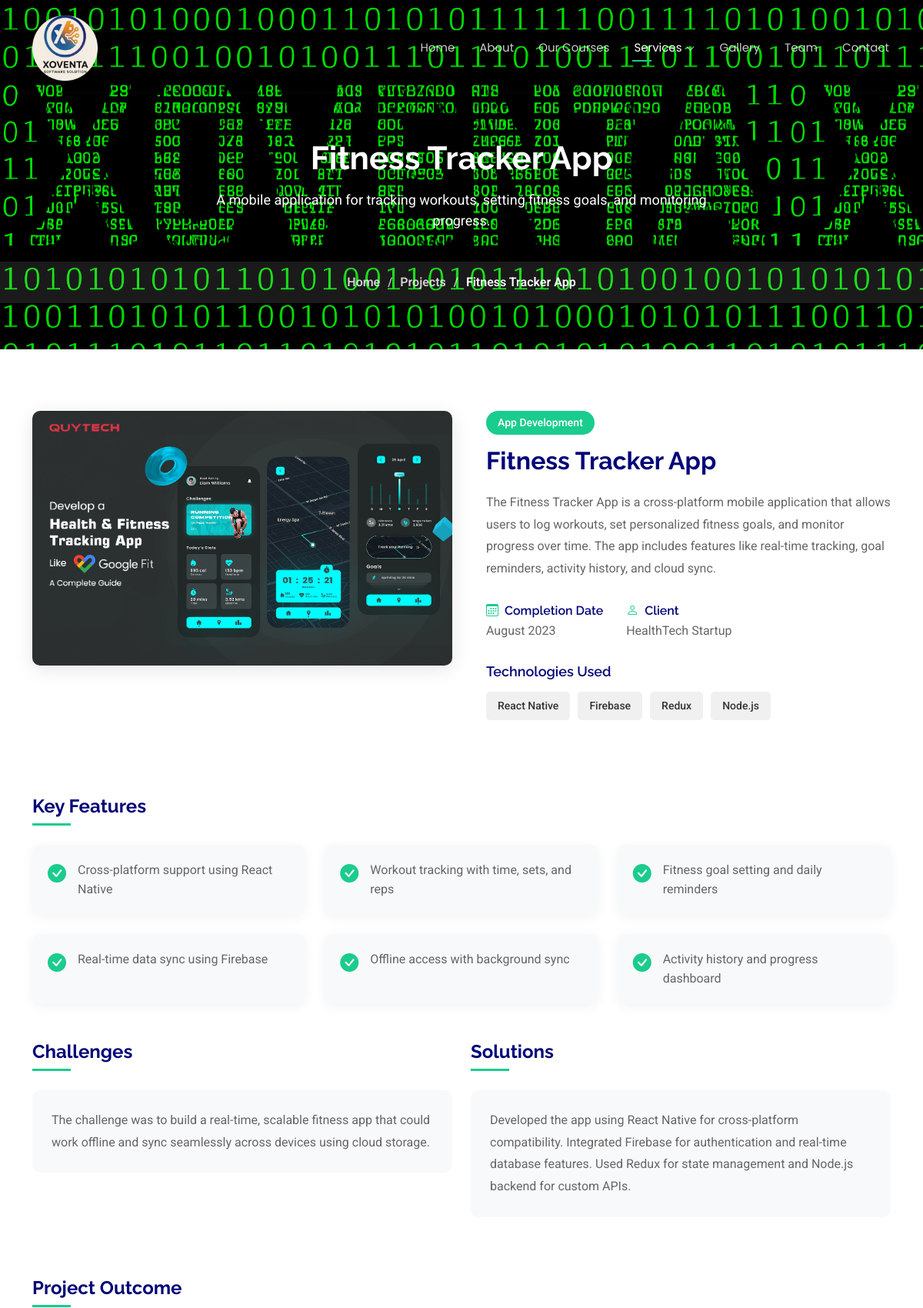
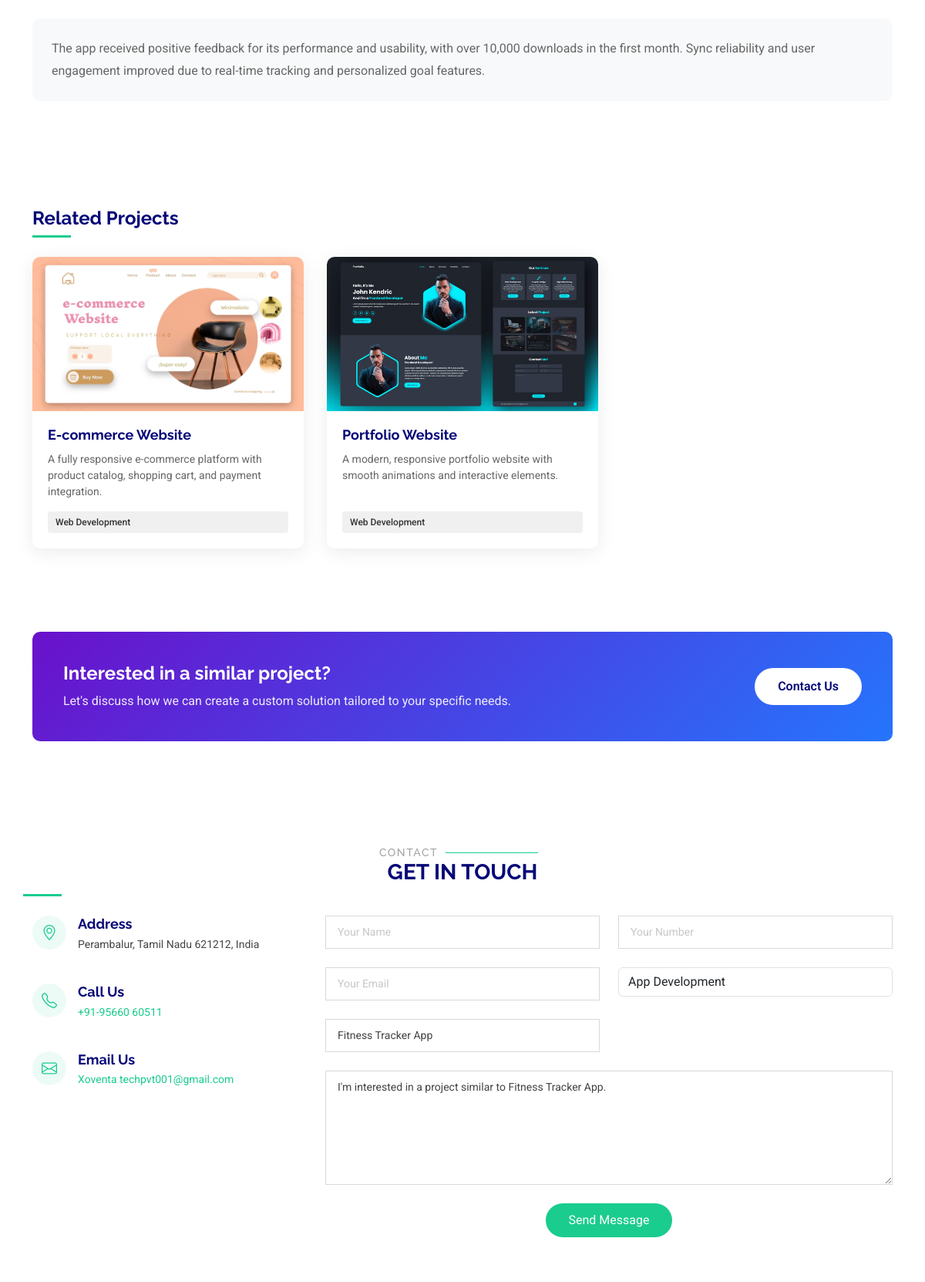
Page /php/project_details.php?id=4 (upper part) on the committed database (2 pictures, top to bottom).
### tables this page shows
CREATE TABLE IF NOT EXISTS projects (
  id INT AUTO_INCREMENT PRIMARY KEY,
  title VARCHAR(255) NOT NULL,
  short_description TEXT NOT NULL,
  full_description TEXT NOT NULL,
  category VARCHAR(100) NOT NULL,
  image_url VARCHAR(255) NOT NULL,
  gallery_images TEXT,
  completion_date VARCHAR(100),
  client VARCHAR(255),
  challenges TEXT,
  solutions TEXT,
  outcome TEXT,
  related_projects VARCHAR(255)
);

### php/project_details.php (the view, shortened to what this page needs)
<?php
require_once 'db-connection.php';
$project_id = isset($_GET['id']) ? $_GET['id'] : '';
$sql = "SELECT * FROM projects WHERE id = ?";
$stmt = $conn->prepare($sql);
$stmt->bind_param("i", $project_id);
$stmt->execute();
$result = $stmt->get_result();
$project = $result->fetch_assoc();
$tech_sql = "SELECT tech_name FROM project_technologies WHERE project_id = ?";
$tech_stmt = $conn->prepare($tech_sql);
$tech_stmt->bind_param("i", $project_id);
$tech_stmt->execute();
$tech_result = $tech_stmt->get_result();
$technologies = [];
while ($tech = $tech_result->fetch_assoc()) {
    $technologies[] = $tech['tech_name'];
}
$features_sql = "SELECT feature_text FROM project_features WHERE project_id = ?";
$features_stmt = $conn->prepare($features_sql);
$features_stmt->bind_param("i", $project_id);
$features_stmt->execute();
$features_result = $features_stmt->get_result();
$features = [];
while ($feature = $features_result->fetch_assoc()) {
    $features[] = $feature['feature_text'];
}
$related_projects = [];
if (!empty($project['related_projects'])) {
    $related_ids = explode(',', $project['related_projects']);
    foreach ($related_ids as $related_id) {
        $related_sql = "SELECT id, title, short_description, image_url, category FROM projects WHERE id = ?";
        $related_stmt = $conn->prepare($related_sql);
        $related_stmt->bind_param("i", $related_id);
        $related_stmt->execute();
        $related_result = $related_stmt->get_result();
        if ($related_result->num_rows > 0) {
            $related_projects[] = $related_result->fetch_assoc();
        }
    }
}
?>
<!DOCTYPE html>
<html lang="en">
<head>
  <link href="../assets/vendor/bootstrap/css/bootstrap.min.css" rel="stylesheet">
  <link href="../assets/vendor/bootstrap-icons/bootstrap-icons.css" rel="stylesheet">
  <link href="../assets/vendor/aos/aos.css" rel="stylesheet">
  <link href="../assets/vendor/glightbox/css/glightbox.min.css" rel="stylesheet">
  <link href="../assets/vendor/swiper/swiper-bundle.min.css" rel="stylesheet">
  <link href="../assets/css/main.css" rel="stylesheet">
  <link href="../assets/css/projects.css" rel="stylesheet">
  <link href="../assets/css/project-details.css" rel="stylesheet">
</head>
<body>
  <header id="header" class="header d-flex align-items-center fixed-top">
    <div class="container-fluid container-xl position-relative d-flex align-items-center justify-content-between">
      <a href="../html/index.html" class="logo d-flex align-items-center">
        <img src="../assets/img/logo.png" alt="">
      </a>
      <nav id="navmenu" class="navmenu">
        <ul>
          <li><a href="../html/index.html">Home</a></li>
          <li><a href="../html/index.html#about">About</a></li>
          <li><a href="../html/index.html#features">Our Courses</a></li>
          <li class="dropdown"><a href="#" class="active"><span>Services</span> <i class="bi bi-chevron-down toggle-dropdown"></i></a>
          </li>
          <li><a href="../html/index.html#gallery">Gallery</a></li>
          <li><a href="../html/index.html#team">Team</a></li>
          <li><a href="../html/index.html#contact">Contact</a></li>
        </ul>
      </nav>
    </div>
  </header>
  <main class="main">
    <section class="page-title">
      <div class="heading">
        <div class="container">
          <h1 class="animate-title"><?php echo htmlspecialchars($project['title']); ?></h1>
          <p class="animate-subtitle"><?php echo htmlspecialchars($project['short_description']); ?></p>
        </div>
      </div>
      <nav>
        <div class="container">
          <ol>
            <li><a href="../html/index.html">Home</a></li>
            <li><a href="../html/projects.html">Projects</a></li>
            <li><?php echo htmlspecialchars($project['title']); ?></li>
          </ol>
        </div>
      </nav>
    </section>
    <section id="project-details" class="project-details section">
      <div class="container" data-aos="fade-up">
        <div class="row">
          <div class="col-lg-6">
            <div class="project-image-container">
              <img src="../<?php echo htmlspecialchars($project['image_url']); ?>" alt="<?php echo htmlspecialchars($project['title']); ?>" class="img-fluid project-main-image">
            </div>
          </div>
          <div class="col-lg-6">
            <div class="project-info-container">
              <div class="project-category-badge">
                <?php echo htmlspecialchars($project['category']); ?>
              </div>
              <h2 class="project-title"><?php echo htmlspecialchars($project['title']); ?></h2>
              <div class="project-description">
                <?php echo nl2br(htmlspecialchars($project['full_description'])); ?>
              </div>
              <div class="project-meta">
                <div class="meta-item">
                  <h3><i class="bi bi-calendar3"></i> Completion Date</h3>
                  <p><?php echo htmlspecialchars($project['completion_date']); ?></p>
                </div>
                <div class="meta-item">
                  <h3><i class="bi bi-person"></i> Client</h3>
                  <p><?php echo htmlspecialchars($project['client']); ?></p>
                </div>
              </div>
              <div class="project-technologies">
                <h3>Technologies Used</h3>
                <div class="tech-tags">
                  <?php foreach ($technologies as $tech): ?>
                  <span class="tech-tag"><?php echo htmlspecialchars($tech); ?></span>
                  <?php endforeach; ?>
                </div>
              </div>
            </div>
          </div>
        </div>
        <div class="row mt-5">
          <div class="col-12">
            <div class="project-features">
              <h3 class="section-title">Key Features</h3>
              <div class="features-grid">
                <?php foreach ($features as $index => $feature): ?>
                <div class="feature-item" data-aos="fade-up" data-aos-delay="<?php echo 100 + ($index * 50); ?>">
                  <div class="feature-icon">
                    <i class="bi bi-check-circle-fill"></i>
                  </div>
                  <div class="feature-text">
                    <?php echo htmlspecialchars($feature); ?>
                  </div>
                </div>
                <?php endforeach; ?>
              </div>
            </div>
          </div>
        </div>
        <?php if (!empty($project['challenges']) && !empty($project['solutions'])): ?>
        <div class="row mt-5">
          <div class="col-lg-6" data-aos="fade-up" data-aos-delay="100">
            <div class="challenges-section">
              <h3 class="section-title">Challenges</h3>
              <div class="content-box">
                <?php echo nl2br(htmlspecialchars($project['challenges'])); ?>
              </div>
            </div>
          </div>
          <div class="col-lg-6" data-aos="fade-up" data-aos-delay="200">
            <div class="solutions-section">
              <h3 class="section-title">Solutions</h3>
              <div class="content-box">
                <?php echo nl2br(htmlspecialchars($project['solutions'])); ?>
              </div>
            </div>
          </div>
        </div>
        <?php endif; ?>
        <?php if (!empty($project['outcome'])): ?>
        <div class="row mt-5">
          <div class="col-12" data-aos="fade-up" data-aos-delay="300">
            <div class="outcome-section">
              <h3 class="section-title">Project Outcome</h3>
              <div class="content-box">
                <?php echo nl2br(htmlspecialchars($project['outcome'])); ?>
              </div>
            </div>
          </div>
        </div>
        <?php endif; ?>
        <?php if (!empty($related_projects)): ?>
        <div class="row mt-5">
          <div class="col-12">
            <div class="related-projects">
              <h3 class="section-title">Related Projects</h3>
              <div class="projects-grid">
                <?php foreach ($related_projects as $related): ?>
                <div class="project-card" data-aos="fade-up" data-aos-delay="100">
                  <div class="project-image">
                    <img src="../<?php echo htmlspecialchars($related['image_url']); ?>" alt="<?php echo htmlspecialchars($related['title']); ?>">
                  </div>
                  <div class="project-info">
                    <h4><?php echo htmlspecialchars($related['title']); ?></h4>
                    <p><?php echo htmlspecialchars($related['short_description']); ?></p>
                    <div class="project-category"><?php echo htmlspecialchars($related['category']); ?></div>
                  </div>
                </div>
                <?php endforeach; ?>
              </div>
            </div>
          </div>
        </div>
        <?php endif; ?>
        <div class="row mt-5">
          <div class="col-12">
            <div class="project-cta" data-aos="fade-up">
              <div class="cta-content">
                <h3>Interested in a similar project?</h3>
                <p>Let's discuss how we can create a custom solution tailored to your specific needs.</p>
              </div>
              <div class="cta-button">
                <a href="#contact" class="btn-get-started">Contact Us</a>
              </div>
            </div>
          </div>
        </div>
      </div>
    </section>
    <section id="contact" class="contact section">
      <div class="container section-title text-center" data-aos="fade-up">
        <h2>Contact</h2>
        <div><span>Get in</span> <span class="description-title">Touch</span></div>
      </div>
      <div class="container" data-aos="fade" data-aos-delay="100">
        <div class="row gy-4">
          <div class="col-lg-4">
            <div class="info-item d-flex" data-aos="fade-up" data-aos-delay="200">
              <i class="bi bi-geo-alt flex-shrink-0"></i>
              <div>
                <h3>Address</h3>
                <p>Perambalur, Tamil Nadu 621212, India</p>
              </div>
            </div>
            <div class="info-item d-flex" data-aos="fade-up" data-aos-delay="300">
              <i class="bi bi-telephone flex-shrink-0"></i>
              <div>
                <h3>Call Us</h3>
                <p>
                  <a href="tel:+919566060511" class="call-link">+91-95660 60511</a>
                </p>
              </div>
            </div>
            <div class="info-item d-flex" data-aos="fade-up" data-aos-delay="400">
              <i class="bi bi-envelope flex-shrink-0"></i>
              <div>
                <h3>Email Us</h3>
                <p>
                  <a href="mailto:Xoventa techpvt001@gmail.com" class="email-link">Xoventa techpvt001@gmail.com</a>
                </p>
              </div>
            </div>
          </div>
          <div class="col-lg-8">
          <form action="project_contact.php" method="post" class="php-email-form" data-aos="fade-up" data-aos-delay="200">
            <div class="row gy-4">
              <div class="col-md-6">
                <input type="text" name="name" class="form-control" id="name" placeholder="Your Name" required="">
              </div>
              <div class="col-md-6">
                <input type="text" class="form-control" name="number" id="number" placeholder="Your Number" required="">
              </div>
              <div class="col-md-6">
                <input type="email" class="form-control" name="email" id="email" placeholder="Your Email" required="">
              </div>
              <div class="col-md-6">
                <select class="form-control" name="project_type" id="project_type" required="">
                  <option value="<?php echo htmlspecialchars($project['category']); ?>" selected>
                    <?php echo htmlspecialchars($project['category']); ?>
                  </option>
                </select>
              </div>
              <div class="col-md-6">
                <input type="text" class="form-control" name="project_title" id="project_title" placeholder="Project Title" value="<?php echo htmlspecialchars($project['title']); ?>" required="">
              </div>
              <div class="col-md-12">
                <textarea class="form-control" name="message" id="message" rows="6" placeholder="Project Details" required="">I'm interested in a project similar to <?php echo htmlspecialchars($project['title']); ?>.</textarea>
              </div>
              <div class="col-md-12 text-center">
                <button type="submit" name="submit">Send Message</button>
              </div>
            </div>
          </form>
          </div>
        </div>
      </div>
    </section>
  </main>
</body>
</html>

### assets/css/projects.css (style rules this page uses)
.page-title { background: linear-gradient(135deg, #6a11cb 0%, #2575fc 100%); color: #ffffff; padding-top: 120px; overflow: hidden; }
.page-title { background-image: url('../img/xx.png'); background-repeat: repeat-x; background-position: 0% center; color: #ffffff; padding-top: 120px; overflow: hidden; animation: fadeInBackground 1s ease-out forwards, moveBackground 10s linear infinite; }
.page-title .heading { padding: 60px 0 40px 0; text-align: center; opacity: 0; transform: translateY(50px); animation: slideUp 1s ease-out 0.5s forwards; }
.page-title .heading h1 { color: #ffffff; font-size: 42px; font-weight: 700; margin-bottom: 15px; }
.page-title .heading p { font-size: 18px; max-width: 700px; margin: 0 auto; }
.page-title nav { background-color: rgba(255, 255, 255, 0.1); padding: 15px 0; opacity: 0; transform: translateY(30px); animation: slideUp 1s ease-out 0.8s forwards; }
.page-title nav ol { display: flex; justify-content: center; list-style: none; margin: 0; padding: 0; font-size: 16px; }
.page-title nav ol li + li { padding-left: 10px; }
.page-title nav ol li + li::before { content: "/"; display: inline-block; padding-right: 10px; color: rgba(255, 255, 255, 0.7); }
.page-title nav ol li a { color: rgba(255, 255, 255, 0.8); transition: 0.3s; }
.page-title .heading { padding: 60px 0 40px 0; text-align: center; }
.animate-title { opacity: 0; transform: translateY(30px); animation: fadeInUp 0.8s ease-out 0.2s forwards; }
.animate-subtitle { opacity: 0; transform: translateY(20px); animation: fadeInUp 0.8s ease-out 0.4s forwards; }
.page-title nav { background-color: rgba(255, 255, 255, 0.1); padding: 15px 0; }
.projects-grid { display: grid; grid-template-columns: repeat(auto-fill, minmax(350px, 1fr)); gap: 30px; }
.project-card { background-color: #ffffff; border-radius: 10px; overflow: hidden; box-shadow: 0 5px 25px rgba(0, 0, 0, 0.08); transition: all 0.3s ease; height: 100%; display: flex; flex-direction: column; }
.project-image { position: relative; overflow: hidden; height: 220px; }
.project-image img { width: 100%; height: 100%; object-fit: cover; transition: transform 0.5s ease; }
.project-info { padding: 25px; flex-grow: 1; display: flex; flex-direction: column; }
.project-info h4 { font-size: 20px; font-weight: 700; margin-bottom: 15px; color: #040677; }
.project-info p { color: #666; margin-bottom: 20px; flex-grow: 1; }
.project-category { display: inline-block; background-color: #1acc8d; color: #fff; padding: 5px 15px; border-radius: 50px; font-size: 14px; font-weight: 500; }

### rows in the picture
projects: title "Fitness Tracker App", short_description "A mobile application for tracking workouts, setting fitness goals, and monitoring progress.", image_url (picture), category "App Development", full_description "The Fitness Tracker App is a cross-platform mobile application that allows users to log workouts, set personalized fitness goals, and monitor progress over time. The app includes features like real-time tracking, goal reminders, activity history, and cloud sync.", completion_date "August 2023", client "HealthTech Startup", challenges "The challenge was to build a real-time, scalable fitness app that could work offline and sync seamlessly across devices using cloud storage.", solutions "Developed the app using React Native for cross-platform compatibility. Integrated Firebase for authentication and real-time database features. Used Redux for state management and Node.js backend for custom APIs.", outcome "The app received positive feedback for its performance and usability, with over 10,000 downloads in the first month. Sync reliability and user engagement improved due to real-time tracking and personalized goal features.", project_type "App Development", project_title "Fitness Tracker App", message "I'm interested in a project similar to Fitness Tracker App."
projects: image_url (picture), title "E-commerce Website", short_description "A fully responsive e-commerce platform with product catalog, shopping cart, and payment integration.", category "Web Development"
projects: image_url (picture), title "Portfolio Website", short_description "A modern, responsive portfolio website with smooth animations and interactive elements.", category "Web Development"

### other values in the picture
$tech "React Native"
$tech "Firebase"
$tech "Redux"
$tech "Node.js"
$feature "Cross-platform support using React Native"
$feature "Workout tracking with time, sets, and reps"
$feature "Fitness goal setting and daily reminders"
$feature "Real-time data sync using Firebase"
$feature "Offline access with background sync"
$feature "Activity history and progress dashboard"
